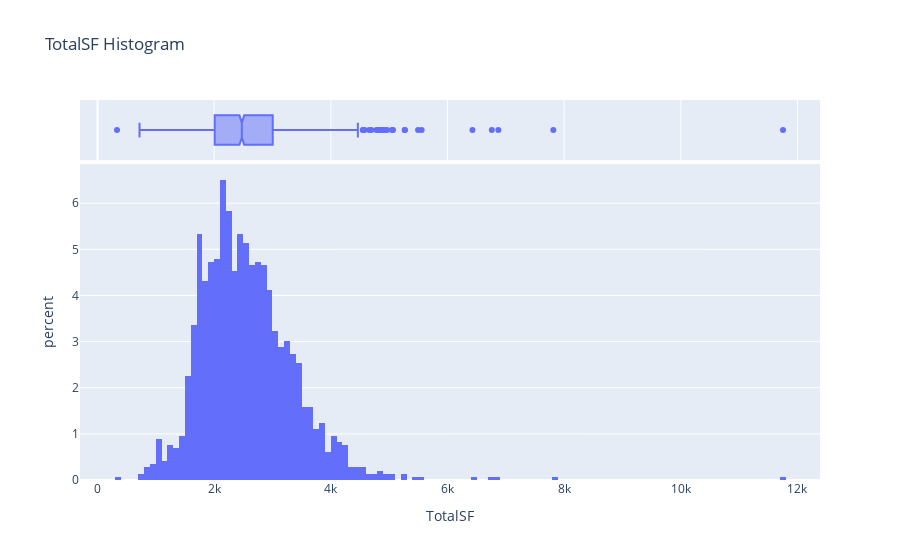

Notebook code for this chart:
### Markdown cell above
### Create Histogram for TotalSF
- Determine and drop outlier data

### Code cell
# Determine outliers for TotalSF
fig = px.histogram(df, x='TotalSF', 
                   marginal='box',
                   histnorm = 'percent',
                   title='TotalSF Histogram')

fig.show()

### Figure 1 — Plotly figure (JSON) as saved in the notebook; plotly's stock layout.template omitted (floating-point values rounded to 4 significant figures; data arrays with more than 128 entries replaced by an {"elided": "..."} marker saying what was removed)
{"data": [{"alignmentgroup": "True", "bingroup": "x", "histnorm": "percent", "hovertemplate": "TotalSF=%{x}<br>percent=%{y}<extra></extra>", "legendgroup": "", "marker": {"color": "#636efa", "pattern": {"shape": ""}}, "name": "", "offsetgroup": "", "orientation": "v", "showlegend": false, "type": "histogram", "x": {"elided": "1460 int values"}, "xaxis": "x", "yaxis": "y"}, {"alignmentgroup": "True", "hovertemplate": "TotalSF=%{x}<extra></extra>", "legendgroup": "", "marker": {"color": "#636efa"}, "name": "", "notched": true, "offsetgroup": "", "showlegend": false, "type": "box", "x": {"elided": "1460 int values"}, "xaxis": "x2", "yaxis": "y2"}], "layout": {"barmode": "relative", "legend": {"tracegroupgap": 0}, "title": {"text": "TotalSF Histogram"}, "xaxis": {"anchor": "y", "domain": [0, 1], "title": {"text": "TotalSF"}}, "xaxis2": {"anchor": "y2", "domain": [0, 1], "matches": "x", "showgrid": true, "showticklabels": false}, "yaxis": {"anchor": "x", "domain": [0, 0.8316], "title": {"text": "percent"}}, "yaxis2": {"anchor": "x2", "domain": [0.8416, 1], "matches": "y2", "showgrid": false, "showline": false, "showticklabels": false, "ticks": ""}}}
